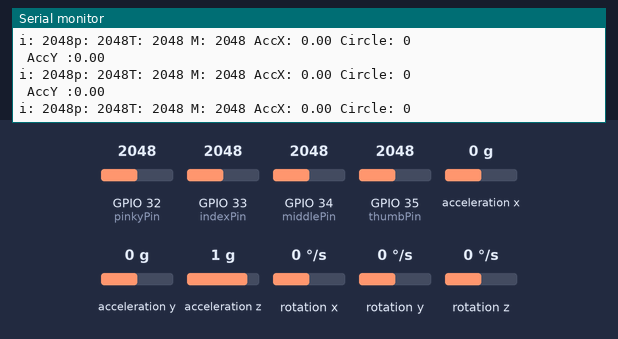
This sketch was run on a simulated ESP32. Parts: the last lines printed to the serial monitor. Inputs (shaded band) come from the test bench; at power-on: acceleration x 0 g, GPIO 32 (pinkyPin) = 2048, GPIO 34 (middlePin) = 2048, GPIO 35 (thumbPin) = 2048, GPIO 33 (indexPin) = 2048, acceleration y 0 g, acceleration z 1 g, rotation x 0 °/s, rotation y 0 °/s, rotation z 0 °/s. Nothing arrives over Bluetooth unless stated.

Above: at 1.2 s.
1.3 s: acceleration x set to -1.4 g
At 1.36 s:
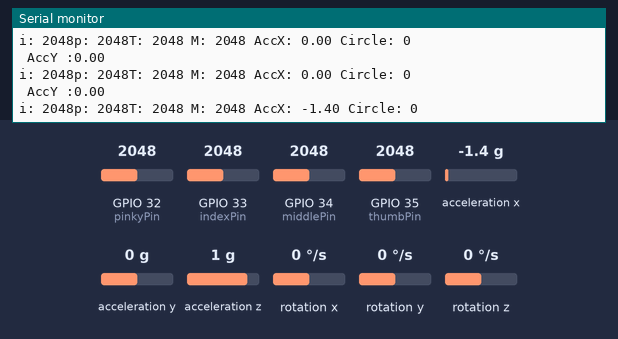
4.3 s: GPIO 32 (pinkyPin) set to 2460
At 4.41 s:
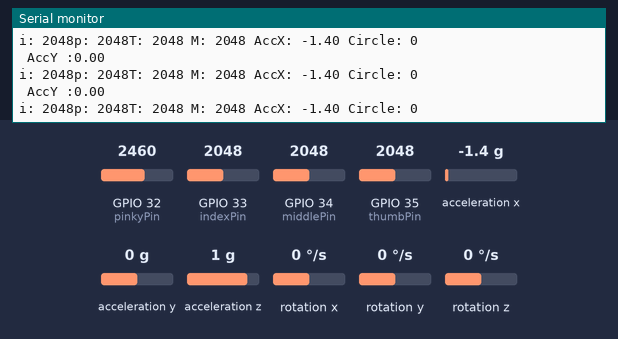
5.8 s: GPIO 34 (middlePin) set to 2460
At 5.94 s:
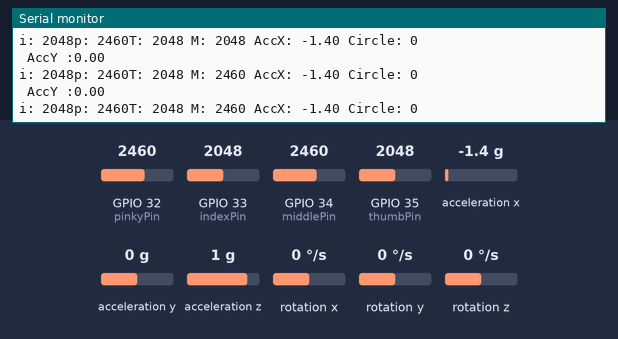
7.3 s: acceleration x set to -0.9 g
At 7.31 s:
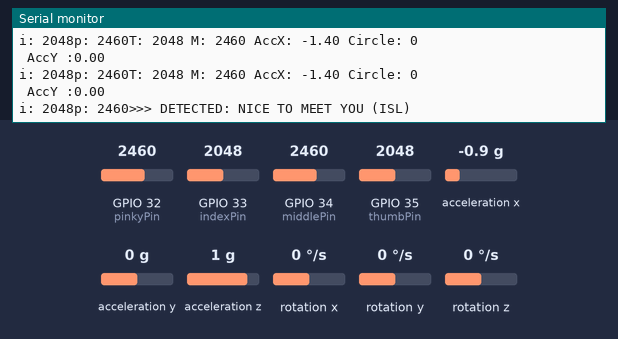
8.8 s: GPIO 35 (thumbPin) set to 2460
At 8.84 s:
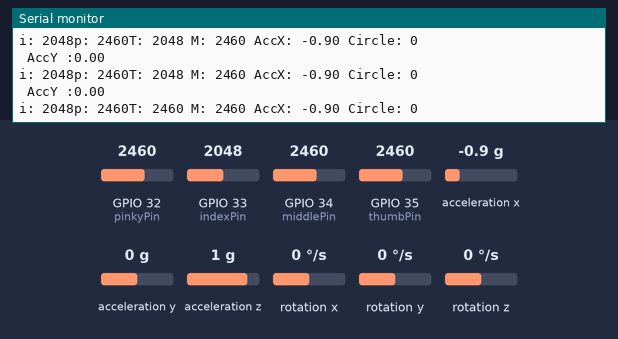
10.3 s: GPIO 33 (indexPin) set to 2460
At 10.37 s:
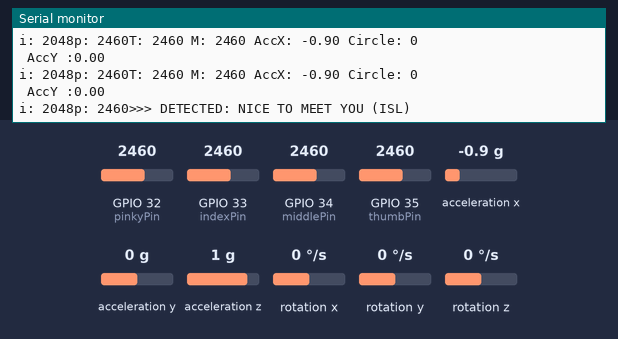
Timing chart, 0 to 12.8 s (numbered marks = the images above; inputs shaded):
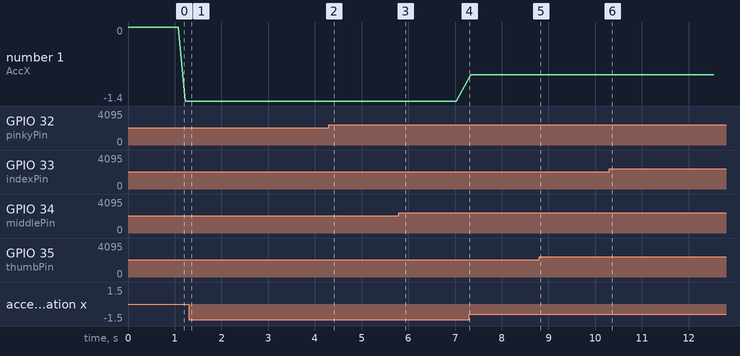

The sketch:

Sorry+water+NtMy_idecode.ino
```cpp
#include "BluetoothSerial.h"
#include <Wire.h>
#include <MPU6050.h>

BluetoothSerial SerialBT;
MPU6050 mpu;

// --- PINOUT ---
const int thumbPin  = 35;
const int indexPin  = 33;
const int middlePin = 34;
const int pinkyPin  = 32;

// --- CALIBRATED THRESHOLDS ---
const int THUMB_BENT_LIMIT = 85;
const int MID_BENT_LIMIT   = 2420;
const int INDEX_BENT_LIMIT = 70;
const int PINKY_BENT_LIMIT = 70;


const int THUMB_STRAIGHT_reg = 71;
const int INDEX_STRAIGHT_reg = 71;
const int MID_STRAIGHT_reg   = 2425;
//const float TILT_THRESHOLD   = -0.90;

// --- MOTION, STABILITY & TIMING ---
int prevThumb = 0;
int prevMiddle = 0;
int16_t prevY = 0, prevZ = 0; // For circular motion
int circlePoints = 0;
const int MOTION_SENSITIVITY = 2000; // Intensity of the rub

const int NOISE_FLOOR = 6;
unsigned long lastTriggerTime = 0;
const int COOLDOWN = 3000;

void setup() {
  Serial.begin(115200);
  SerialBT.begin("ISL_Glove_Final");

  Wire.begin();
  // Fixed address for your MPU6880
  mpu.initialize();

  pinMode(thumbPin,  INPUT);
  pinMode(indexPin,  INPUT);
  pinMode(middlePin, INPUT);
  pinMode(pinkyPin,  INPUT);

  prevThumb = analogRead(thumbPin);
  prevMiddle = analogRead(middlePin);

  Serial.println("--- GLOVE READY: SORRY (CIRCULAR) & NICE TO MEET YOU ---");
}

void loop() {
  // 1. Read Flex Sensors
  int t = analogRead(thumbPin);
  int i = analogRead(indexPin);
  int m = analogRead(middlePin);
  int p = analogRead(pinkyPin);

  // 2. Read MPU6880 Accel and Gyro Data
  int16_t ax_raw, ay_raw, az_raw;
  mpu.getAcceleration(&ax_raw, &ay_raw, &az_raw);

  float accX = ax_raw / 16384.0;
  float accY = ay_raw / 16384.0;

  // 3. Calculate Stability and Movement Deltas
  int tStability = abs(t - prevThumb);
  int mStability = abs(m - prevMiddle);
  int deltaY = abs(ay_raw - prevY);
  int deltaZ = abs(az_raw - prevZ);

  // --- GESTURE 1: SORRY (Fist + Circular Motion) ---
  if (t < THUMB_BENT_LIMIT && m < MID_BENT_LIMIT && i <= INDEX_BENT_LIMIT) {

    // Detect circular/rubbing motion in Y and Z axes
    if (deltaY > MOTION_SENSITIVITY && deltaZ > MOTION_SENSITIVITY) {
      circlePoints++;
    }

    // Trigger when the circular motion is confirmed
    if (circlePoints >= 5 && (millis() - lastTriggerTime > COOLDOWN)) {
      Serial.println(">>> DETECTED: SORRY (ISL)");
      SerialBT.println("SORRY");
      circlePoints = 0;
      lastTriggerTime = millis();
    }
  }

  // --- GESTURE 2: NICE TO MEET YOU (Straight + 90° Tilt) ---
  else if (accX <= -0.80 && accX >=-1.0 &&
           t >= THUMB_STRAIGHT_reg &&
           i >= INDEX_STRAIGHT_reg &&
           m >= MID_STRAIGHT_reg &&
           (millis() - lastTriggerTime > COOLDOWN)) {

    if (tStability < NOISE_FLOOR && mStability < NOISE_FLOOR) {
      Serial.println(">>> DETECTED: NICE TO MEET YOU (ISL)");
      SerialBT.println("NICE TO MEET YOU");
      lastTriggerTime = millis();
    }
  }
  else if (accY <= -0.80 && accY >= -1.00 &&
      t < THUMB_BENT_LIMIT &&
      i >= INDEX_STRAIGHT_reg &&
      m > MID_STRAIGHT_reg &&
      p < PINKY_BENT_LIMIT) {

    if (millis() - lastTriggerTime > COOLDOWN) {
      Serial.println(">>> WATER DETECTED <<<");
      SerialBT.println("WATER");
      lastTriggerTime = millis();
    }
  }


  // Reset circlePoints if motion stops for more than 500ms
  static unsigned long lastMove = 0;
  if (deltaY > MOTION_SENSITIVITY || deltaZ > MOTION_SENSITIVITY) lastMove = millis();
  if (millis() - lastMove > 500) circlePoints = 0;

  // Debugging Data
  Serial.print("T: "); Serial.print(t);
  Serial.print(" M: "); Serial.print(m);
  Serial.print(" AccX: "); Serial.print(accX);
  Serial.print(" Circle: "); Serial.println(circlePoints);
  Serial.print(" AccY :"); Serial.println(accY);
  Serial.print("i: "); Serial.print(i);
  Serial.print("p: "); Serial.print(p);

  // Update previous values for next loop
  prevThumb = t;
  prevMiddle = m;
  prevY = ay_raw;
  prevZ = az_raw;
  delay(150);
}
```

Measured:
- after the input at 5.8 s, the serial monitor: prints a new line at once (image 3)
- plotted number 1: -1.4 → -0.9 after the input at 7.3 s
